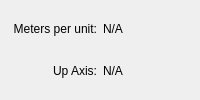
<?xml version="1.0" encoding="UTF-8"?>
<ui version="4.0">
 <class>UsdStageMetadataRollup</class>
 <widget class="QWidget" name="UsdStageMetadataRollup">
  <property name="sizePolicy">
   <sizepolicy hsizetype="Preferred" vsizetype="MinimumExpanding">
    <horstretch>0</horstretch>
    <verstretch>0</verstretch>
   </sizepolicy>
  </property>
  <property name="windowTitle">
   <string>Stage Metadata</string>
  </property>
  <layout class="QVBoxLayout" name="verticalLayout">
   <item>
    <layout class="QGridLayout" name="gridLayout">
     <item row="0" column="1">
      <widget class="QLabel" name="SourceMetersPerUnit">
       <property name="sizePolicy">
        <sizepolicy hsizetype="Minimum" vsizetype="Preferred">
         <horstretch>0</horstretch>
         <verstretch>0</verstretch>
        </sizepolicy>
       </property>
       <property name="text">
        <string>N/A</string>
       </property>
      </widget>
     </item>
     <item row="1" column="0">
      <widget class="QLabel" name="SourceUpAxisLabel">
       <property name="text">
        <string>Up Axis:</string>
       </property>
       <property name="alignment">
        <set>Qt::AlignRight|Qt::AlignTrailing|Qt::AlignVCenter</set>
       </property>
      </widget>
     </item>
     <item row="1" column="1">
      <widget class="QLabel" name="SourceUpAxis">
       <property name="sizePolicy">
        <sizepolicy hsizetype="Minimum" vsizetype="Preferred">
         <horstretch>0</horstretch>
         <verstretch>0</verstretch>
        </sizepolicy>
       </property>
       <property name="text">
        <string>N/A</string>
       </property>
      </widget>
     </item>
     <item row="0" column="0">
      <widget class="QLabel" name="SourceMetersPerUnitLabel">
       <property name="text">
        <string>Meters per unit:</string>
       </property>
       <property name="alignment">
        <set>Qt::AlignRight|Qt::AlignTrailing|Qt::AlignVCenter</set>
       </property>
      </widget>
     </item>
    </layout>
   </item>
  </layout>
 </widget>
 <resources/>
 <connections/>
</ui>
